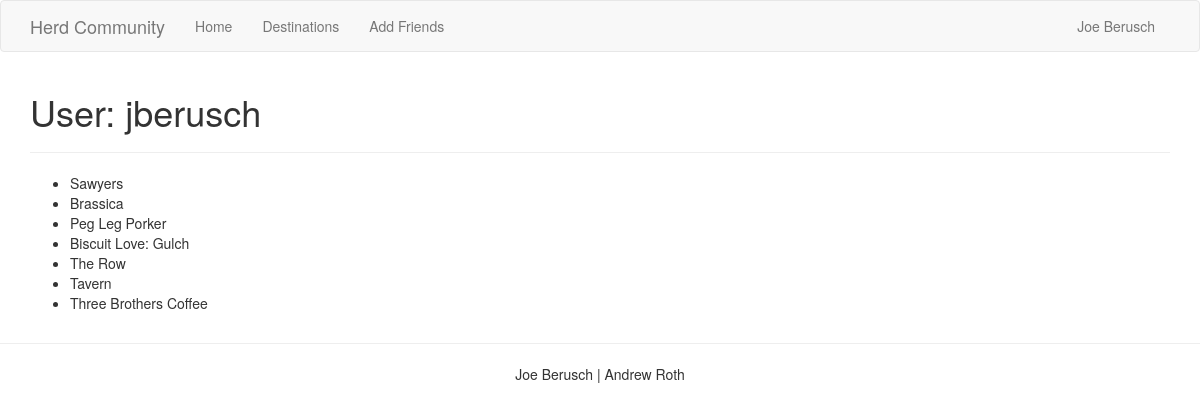
The page /user/jberusch (signed in) on the database its author committed.
### app/models.py (models this page shows, shortened)
class User(UserMixin, db.Model):
    __tablename__ = 'users'
    user_id = db.Column(db.Integer, primary_key=True)
    username = db.Column(db.String(80), index=True, unique=True)
    name = db.Column(db.String(120))
    email = db.Column(db.String(120), index=True, unique=True)
    destinations = db.relationship('Association', back_populates='user')
    friends = db.relationship('User',
        secondary=friendship_identifier,
        primaryjoin= user_id == friendship_identifier.c.user_id,
        secondaryjoin= user_id == friendship_identifier.c.friend_id)

class Association(db.Model):
    __tablename__ = 'associations'
    user_id = db.Column(db.Integer, db.ForeignKey('users.user_id'), primary_key=True)
    destination_id = db.Column(db.Integer, db.ForeignKey('destinations.destination_id'), primary_key=True)
    num_visits = db.Column(db.Integer)
    user = db.relationship("User", back_populates="destinations")
    destination = db.relationship("Destination", back_populates="users")

class Destination(db.Model):
    __tablename__ = 'destinations'
    destination_id = db.Column(db.Integer, primary_key=True)
    name = db.Column(db.String(120), index=True, unique=True)
    img_src = db.Column(db.String(1000))
    region = db.Column(db.String(50))
    yelp_link = db.Column(db.String(150))
    num_visits = db.Column(db.Integer)
    users = db.relationship('Association', back_populates='destination')

### app/routes.py (the view)
@app.route('/user/<username>')
@login_required
def user(username):
    user = User.query.filter_by(username=username).first_or_404()
    return render_template('user.html', user=user, destinations=user.destinations)

### app/models.py (called while the page is built)
@login.user_loader
def load_user(id):
    return User.query.get(int(id))

### app/templates/user.html
{% extends "base.html" %}
{% block app_content %}
    <h1>User: {{ user.username }}</h1>
    <hr>
    <ul>
    {% for assoc in destinations %}
        <li>{{ assoc.destination.name }}</li>
    {% endfor %}
    </ul>
{% endblock %}

### app/templates/base.html (shortened to what this page needs)
{% extends 'bootstrap/base.html' %}
{% block navbar %}
    <nav class="navbar navbar-default">
        <div class="container">
            <div class="navbar-header">
                <a class="navbar-brand" href="{{ url_for('index') }}">Herd Community</a>
            </div>
            <div class="collapse navbar-collapse" id="bs-example-navbar-collapse-1">
                <ul class="nav navbar-nav">
                    <li><a href="{{ url_for('index') }}">Home</a></li>
                    <li><a href="{{ url_for('list') }}">Destinations</a></li>
                    <li><a href="{{ url_for('add_friends') }}">Add Friends</a></li>
                </ul>
                <ul class="nav navbar-nav navbar-right">
                    {% if current_user.is_authenticated %}
                    <li><a href="{{ url_for('user', username=current_user.username) }}">{{ current_user.name }}</a></li>
                    {% else %}
                    <li><a href="{{ url_for('login') }}">Login</a></li>
                    <li><a href="{{ url_for('signup') }}">Sign Up</a></li>
                    {% endif %}
                </ul>
            </div>
        </div>
    </nav>
{% endblock %}
{% block content %}
    <div class="container">
        {% block app_content %}{% endblock app_content %}
    </div>
    {% block footer %}
    <hr />
    <footer>
        <div class="text-center">Joe Berusch | Andrew Roth</div>
    </footer>
    {% endblock footer %}
{% endblock content %}

### rows shown on the page
User: name "Joe Berusch", username "jberusch"
Association: destination.name "Sawyers"
Association: destination.name "Brassica"
Association: destination.name "Peg Leg Porker"
Association: destination.name "Biscuit Love: Gulch"
Association: destination.name "The Row"
Association: destination.name "Tavern"
Association: destination.name "Three Brothers Coffee"
